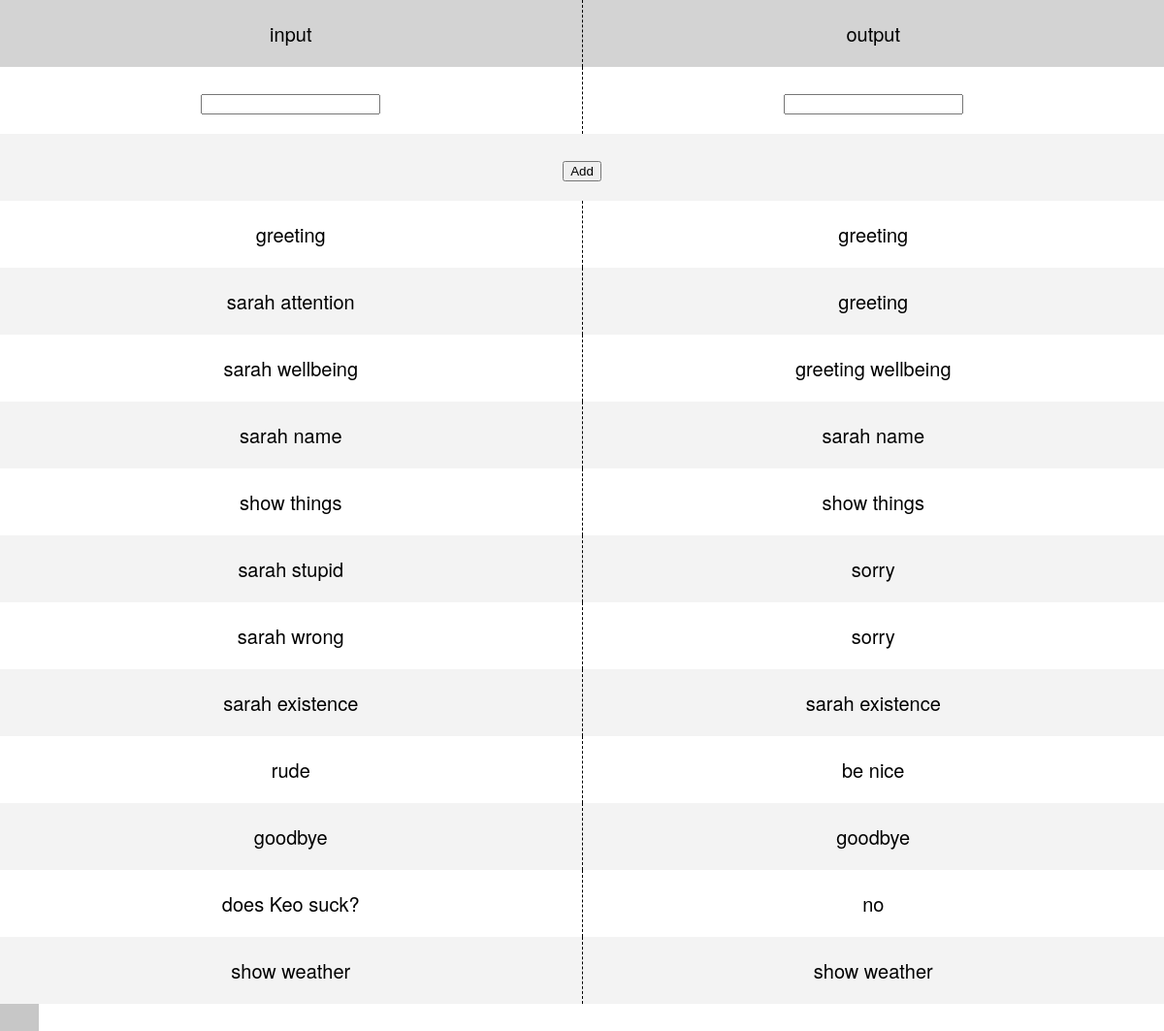
/GUI/site/index.php, run on an earlier commit of the app's database.
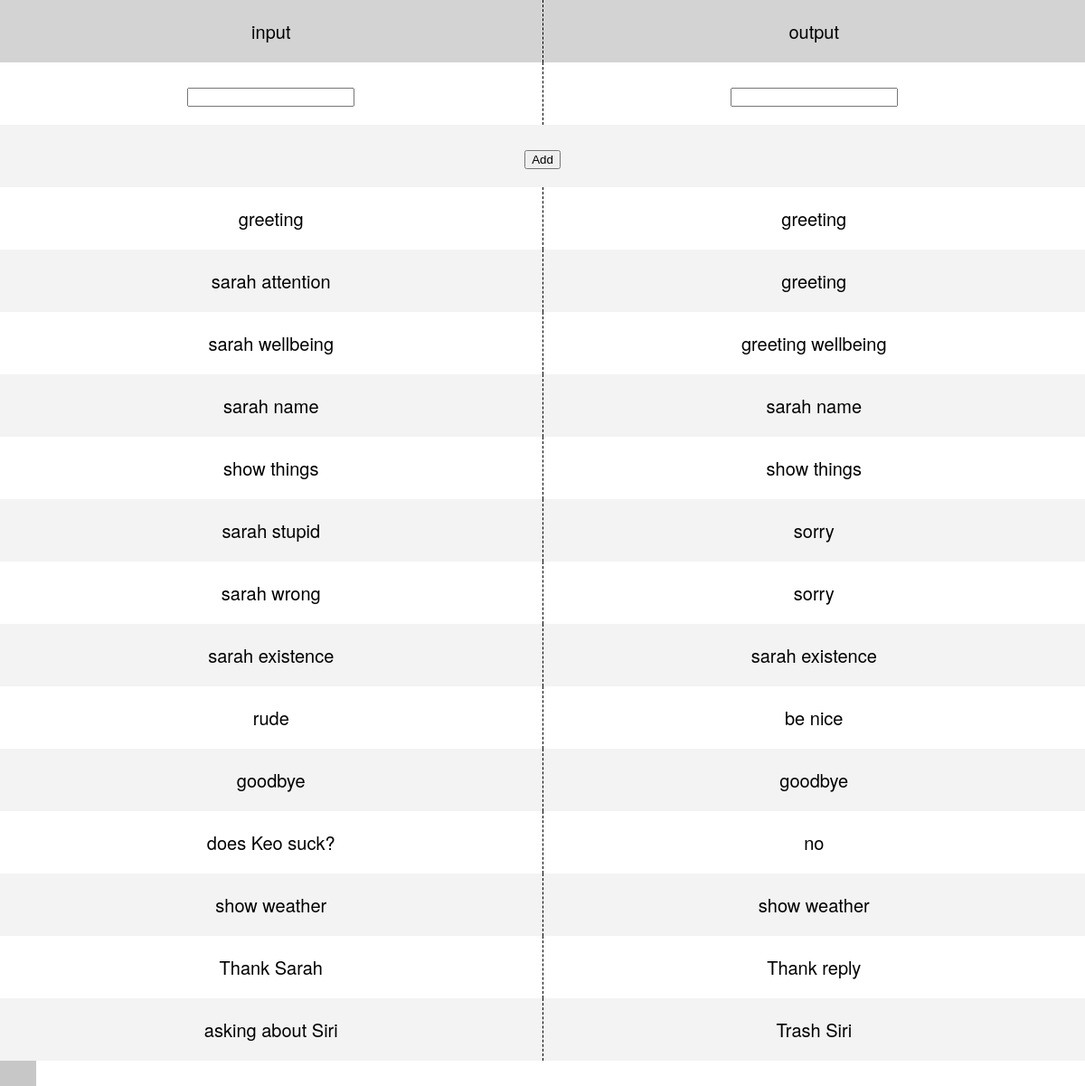
And on a later commit of the database.
### tables this page shows
CREATE TABLE `immediateResponse` (
  `id` int(10) UNSIGNED NOT NULL,
  `created_at` datetime NOT NULL,
  `updated_at` timestamp NOT NULL DEFAULT CURRENT_TIMESTAMP ON UPDATE CURRENT_TIMESTAMP,
  `input` varchar(255) NOT NULL,
  `output` varchar(255) NOT NULL
);

### GUI/site/index.php (the view, shortened to what this page needs)
<?php
	global $dbk;
	$query = $dbk->prepare("SELECT * FROM immediateResponse");
	$query->execute();
	$pairs = $query->fetchAll();
	$query = $dbk->prepare("SELECT * FROM inputAlias");
	$query->execute();
	$inputAlias = $query->fetchAll();
?>
<!DOCTYPE HTML>
<html lang="en">
<head>
<link rel="stylesheet" href="//cdn.rawgit.com/necolas/normalize.css/master/normalize.css">
<link rel="stylesheet" href="//cdn.rawgit.com/milligram/milligram/master/dist/milligram.min.css">
<link rel="stylesheet" type="text/css" href="assets/css/main.css">
</head>
<body>
		<div id="input-alias">
			<h1>Input</h1>
			<a href="" class="close">__close</a>
			<ul>
				<?php
					foreach($inputAlias as $inputAlias) {
						echo "<li data-input='{$inputAlias["input"]}'>{$inputAlias['alias']}</li>";
					}
				?>
			</ul>
		</div>
		<table id="direct-response">
			<tr>
				<th>input</th>
				<th>output</th>
			</tr>
			<tr>
				<td><input type="text" id="inputAdd"></td>
				<td><input type="text" id="outputAdd"></td>
			</tr>
			<tr>
				<td colspan="2"><button id="directResponseAddBtn">Add</button></td>
			</tr>
		<?php
			foreach($pairs as $pair) {
				echo "<tr>";
					echo "<td><a href='' class='input'>{$pair['input']}</a></td>";
					echo "<td><a href='' class='output'>{$pair['output']}</a></td>";
				echo "</tr>";
			}
		?>
		</table>
</body>
</html>

### GUI/site/assets/css/main.css (style rules this page uses)
html,body,div,span,applet,object,iframe,h1,h2,h3,h4,h5,h6,p,blockquote,pre,a,abbr,acronym,address,big,cite,code,del,dfn,em,img,ins,kbd,q,s,samp,small,strike,strong,sub,sup,tt,var,b,u,i,center,dl,dt,dd,ol,ul,li,fieldset,form,label,legend,table,caption,tbody,tfoot,thead,tr,th,td,article,aside,canvas,details,embed,figure,figcaption,footer,header,hgroup,menu,nav,output,ruby,section,summary,time,mark,audio,video { margin:0;padding:0;border:0;font-size:100%;font:inherit;vertical-align:baseline }
body { line-height:1 }
ol,ul { list-style:none }
table { border-collapse:collapse;border-spacing:0 }
a { text-decoration:none;color:pink }
html { font-size:62.5%;min-width:320px;overflow-x:hidden }
h1 { font-size:20px;font-size:2rem }
body { font-family:"Helvetica Neue",Helvetica,Arial,sans-serif;text-size-adjust:none;-webkit-text-size-adjust:none;line-height:normal }
table#direct-response { width:100%;float:left;text-align:center;font-size:20px;position:relative;left:0;transition:all .4s }
table#direct-response tr { background:#f3f3f3 }
table#direct-response tr:nth-child(even) { background:#ffffff }
table#direct-response tr:first-child { background:#d3d3d3 }
table#direct-response td,table#direct-response th { padding:20px;text-align:center;border-right:1px black dashed }
table#direct-response td a,table#direct-response th a { color:black }
table#direct-response td:last-child,table#direct-response th:last-child { border-right:0;padding-right:20px }
table#direct-response td:first-child,table#direct-response th:first-child { padding-left:20px }
#input-alias,#output-alias { width:50%;float:left;position:fixed;transition:all .4s;padding:20px;background:#c7c7c7;height:100%;overflow:auto }
#input-alias h1,#output-alias h1 { font-size:30px;margin-bottom:20px }
#input-alias ul li,#output-alias ul li { font-size:16px;margin-bottom:15px }
#input-alias .close,#output-alias .close { position:absolute;top:20px;right:20px;color:white }
#input-alias { left:-50% }

What changed in the data, as far as the page shows it:
added immediateresponse: input "Thank Sarah", output "Thank reply"
added immediateresponse: input "asking about Siri", output "Trash Siri"
